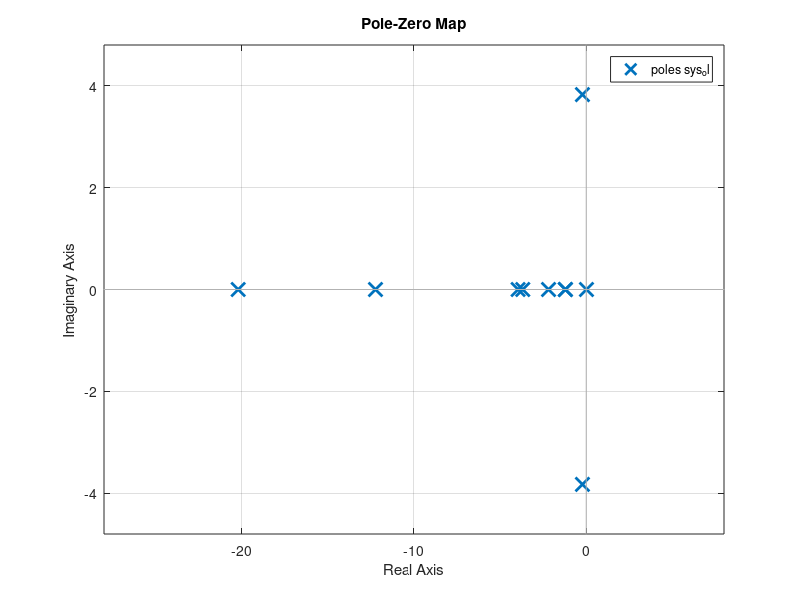
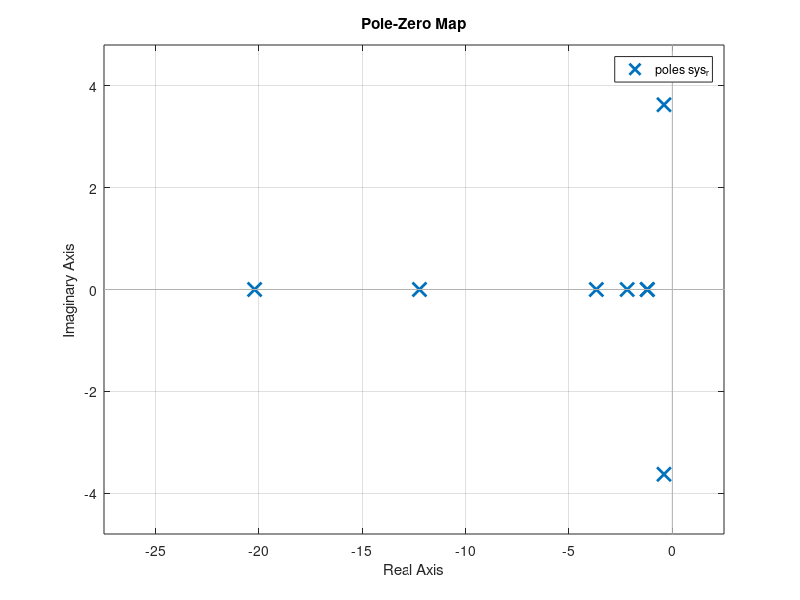
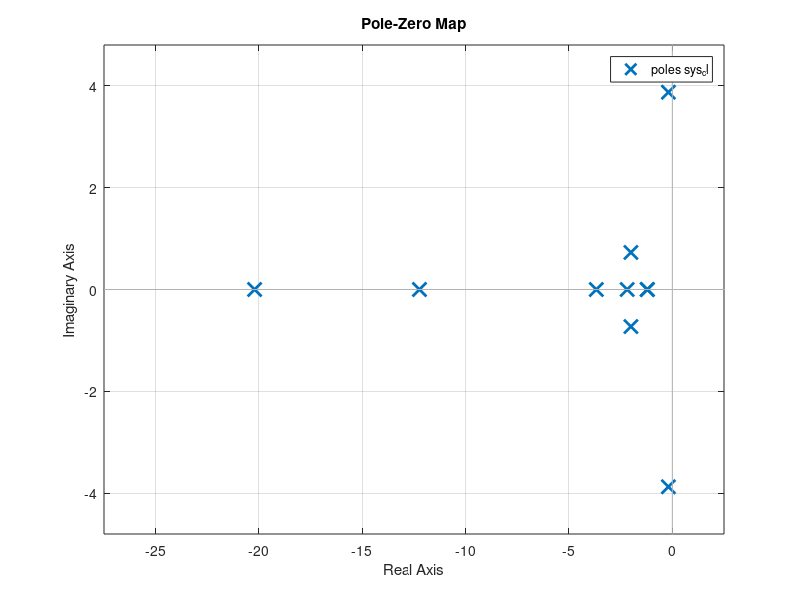

MATLAB code to generate these figures, in order:
% Filename:  StabilityAnalysis.m (originally cita2a.m)
% From lecture notes ae4-304
%
% Bo Lee (5225604)
%%

% AIRCRAFT- AND FLIGHT CONDITION 'PRACTICAL'.
V   = 181.9;
S   = 24.2;
b   = 13.36;
mub = 32;
KX2 = 0.013;
KZ2 = 0.037;
KXZ = 0.002;
CL  = 1.1360;

% TURBULENCE PARAMETERS APPROXIMATED POWER SPECTRAL DENSITIES
Lg        = 150; 
B         = b/(2*Lg);
sigma     = 2;
sigmaug   = 3;
sigmaug_V = sigmaug/V;
sigmavg   = sigma;
sigmabg   = sigmavg/V;
sigmaag   = sigma/V;

Iug0 = 0.0249*sigmaug_V^2;
Iag0 = 0.0182*sigmaag^2;
tau1 = 0.0991;     tau2 = 0.5545;     tau3 = 0.4159;
tau4 = 0.0600;     tau5 = 0.3294;     tau6 = 0.2243;

% AIRCRAFT ASYMMETRIC AERODYNAMIC DERIVATIVES 
CYb  =-1.4900;     Clb  =-0.1240;     Cnb  = 0.1865;
CYp  =-0.1450;     Clp  =-0.4344;     Cnp  = 0.0135;
CYr  = 0.4300;     Clr  = 0.1550;     Cnr  =-0.1930;
CYda = 0.0000;     Clda =-0.2108;     Cnda = 0.0031;
CYdr = 0.3037;     Cldr = 0.0469;     Cndr =-0.1261;
 
                   Clpw = 0.8*Clp;    Cnpw = 0.9*Cnp;
                   Clrw = 0.7*Clr;    Cnrw = 0.2*Cnr;
CYfb = 0;
Clfb = 0;
Cnfb = 0;

%CYfbg = CYfb+0.5*CYr;
%Clfbg = Clfb+0.5*Clr;
%Cnfbg = Cnfb+0.5*Cnr;

% CALCULATION OF AIRCRAFT ASYMMETRIC STABILITY DERIVATIVES
yb   = (V/b)*CYb/(2*mub);
yphi = (V/b)*CL/(2*mub);
yp   = (V/b)*CYp/(2*mub);
yr   = (V/b)*(CYr-4*mub)/(2*mub);
ybg  = yb;
ydr  = (V/b)*CYdr/(2*mub);
den  = b*4*mub*(KX2*KZ2-KXZ^2)/V;
lb   = (Clb*KZ2+Cnb*KXZ)/den;
lp   = (Clp*KZ2+Cnp*KXZ)/den;
lr   = (Clr*KZ2+Cnr*KXZ)/den;
lda  = (Clda*KZ2+Cnda*KXZ)/den;
ldr  = (Cldr*KZ2+Cndr*KXZ)/den;
lug  = (-Clrw*KZ2-Cnrw*KXZ)/den;
lbg  = lb;
lag  = (Clpw*KZ2+Cnpw*KXZ)/den;
nb   = (Clb*KXZ+Cnb*KX2)/den;
np   = (Clp*KXZ+Cnp*KX2)/den;
nr   = (Clr*KXZ+Cnr*KX2)/den;
nda  = (Clda*KXZ+Cnda*KX2)/den;
ndr  = (Cldr*KXZ+Cndr*KX2)/den;
nug  = (-Clrw*KXZ-Cnrw*KX2)/den;
nbg  = nb;
nag  = (Clpw*KXZ+Cnpw*KX2)/den;
aug1 =-(V/Lg)^2*(1/(tau1*tau2));
aug2 =-(tau1+tau2)*(V/Lg)/(tau1*tau2);
aag1 =-(V/Lg)^2*(1/(tau4*tau5));
aag2 =-(tau4+tau5)*(V/Lg)/(tau4*tau5);
abg1 =-(V/Lg)^2;
abg2 =-2*(V/Lg);
bug1 = tau3*sqrt(Iug0*V/Lg)/(tau1*tau2);
bug2 = (1-tau3*(tau1+tau2)/(tau1*tau2))*sqrt(Iug0*(V/Lg)^3)/(tau1*tau2);
bag1 = tau6*sqrt(Iag0*V/Lg)/(tau4*tau5);
bag2 = (1-tau6*(tau4+tau5)/(tau4*tau5))*sqrt(Iag0*(V/Lg)^3)/(tau4*tau5);
bbg1 = sigmabg*sqrt(3*V/Lg);
bbg2 = (1-2*sqrt(3))*sigmabg*sqrt((V/Lg)^3);

% STATE- AND INPUT MATRICES
A = [yb yphi yp    yr 0    0    0    0    ybg  0;
     0  0    2*V/b 0  0    0    0    0    0    0;
     lb 0    lp    lr lug  0    lag  0    lbg  0;
     nb 0    np    nr nug  0    nag  0    nbg  0;
     0  0    0     0  0    1    0    0    0    0;
     0  0    0     0  aug1 aug2 0    0    0    0;
     0  0    0     0  0    0    0    1    0    0;
     0  0    0     0  0    0    aag1 aag2 0    0;
     0  0    0     0  0    0    0    0    0    1;
     0  0    0     0  0    0    0    0    abg1 abg2];

B = [0   ydr 0    0    0;
     0   0   0    0    0;
     lda ldr 0    0    0;
     nda ndr 0    0    0;
     0   0   bug1 0    0;
     0   0   bug2 0    0;
     0   0   0    bag1 0;
     0   0   0    bag2 0;
     0   0   0    0    bbg1;
     0   0   0    0    bbg2];

 C = eye(10,10);

 D = zeros(10,5);

% SHOW EIGENVALUES OF THE UNCONTROLLED SYSTEM
eig(A)
sys_ol = ss(A,B,C,D);
figure(1)
pzmap(sys_ol)
grid on

% SHOW EIGENVALUES OF THE REDUCED SYSTEM
A_r = [yb  yr 0    0    0    0    ybg  0;
       nb  nr nug  0    nag  0    nbg  0;
       0   0  0    1    0    0    0    0;
       0   0  aug1 aug2 0    0    0    0;
       0   0  0    0    0    1    0    0;
       0   0  0    0    aag1 aag2 0    0;
       0   0  0    0    0    0    0    1;
       0   0  0    0    0    0    abg1 abg2];

B_r = [0   ydr 0    0    0;
       nda ndr 0    0    0;
       0   0   bug1 0    0;
       0   0   bug2 0    0;
       0   0   0    bag1 0;
       0   0   0    bag2 0;
       0   0   0    0    bbg1;
       0   0   0    0    bbg2];

C_r = eye (8,8);

D_r = zeros(8,5); 

eig(A_r)
sys_r = ss(A_r, B_r, C_r, D_r);

figure(2)
pzmap(sys_r)
grid on

% SHOW EIGENVALUES OF THE CONTROLLED SYSTEM
Kphi = -0.1;
K    = [0 Kphi 0 0  0 0  0 0  0 0];
A_cl   = A-B(:,1)*K;
eig(A_cl)
sys_cl = ss(A_cl, B, C, D);

figure(3)
pzmap(sys_cl)
grid on